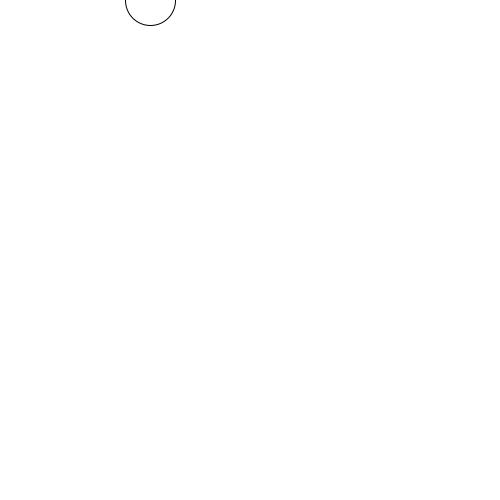
Frame 1 (no input)
Frame 60 (the mouse pressed at the canvas centre just before this capture): identical to frame 1, image omitted
Frame 120 (the mouse held since frame 60 and released just before this capture): blank canvas, image omitted

The Processing sketch that drew this single still picture (run headless with seeded random() and noise(); from frame 60 on, the mouse is pressed at the canvas centre):

// Processing sketch: day4functionREturnTypes
// ── day4functionREturnTypes.pde
String global = "this is global";

void setup() {

  size(500, 500);

  int myTotal = total(2);

  total(78877687);
  println(total(2));

  hello();

  String myStudents = silence("this is the second");
  println(myStudents);

  //println(myStudents + "are better than section C");
}

void draw() {
  background(255);
  float  x1 = map(mouseX, 0, 600, 150, 300);
  float y1 = map(mouseY, 0, 100, 0, 500);
  
  //map(value, minimumRangeValue, maximumRangeValue, newMin, newMax)
  ellipse(x1, y1, 50, 50);  
  //float x2 = map(mouseX, 0, width, 0, 200);
  //ellipse(x2, 125, 50, 50);
}


int total (int number) {

  int original, new_value;

  original = 10;
  new_value = original + number;

  return new_value;
}


void hello() {

  println("Hello there");
}

String silence (String silenceAgain) {

  String student = "this is the first part ";
  String answer = student + silenceAgain;

  return answer;
}
